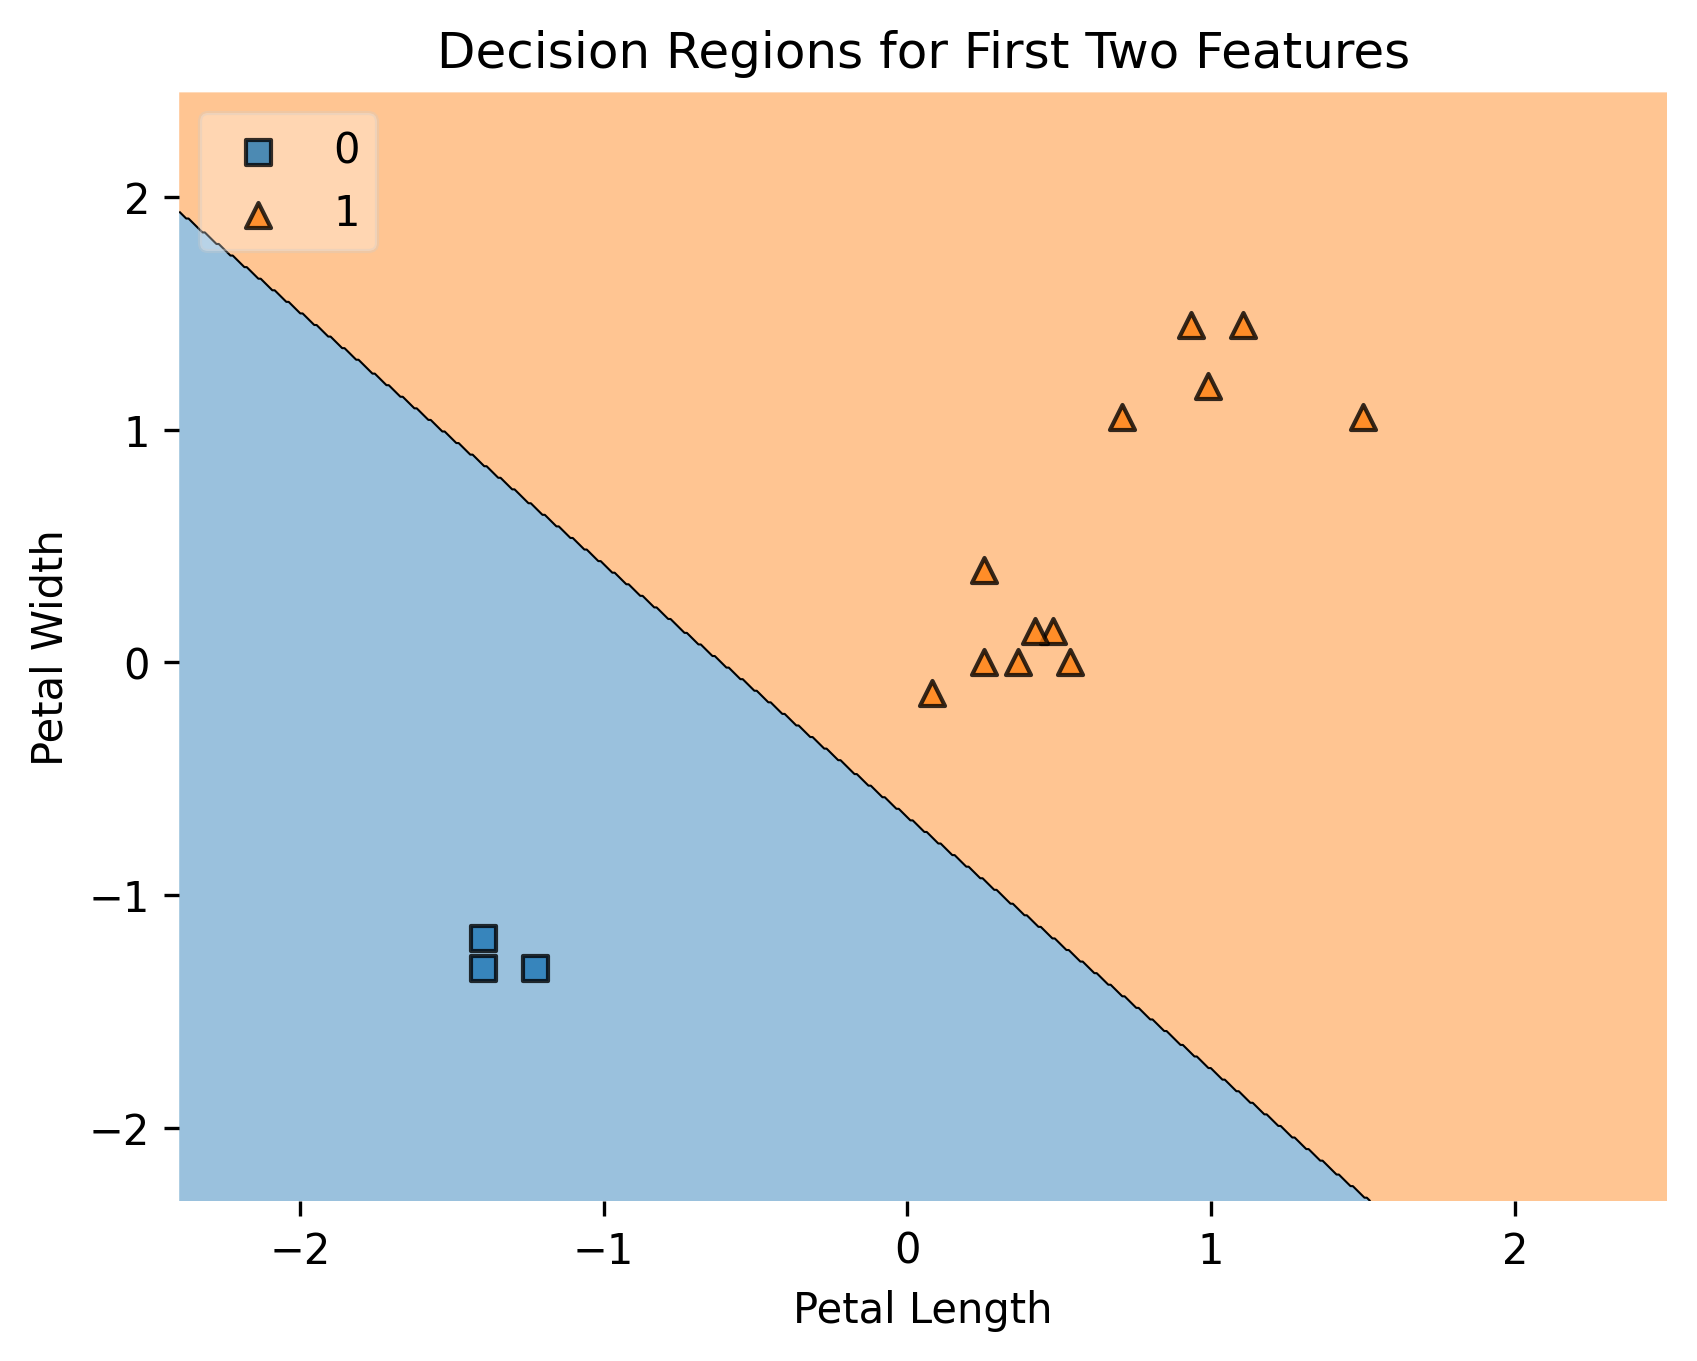

This figure's Python source:
from LogisticRegression import LogisticRegression
from sklearn import datasets
from sklearn.model_selection import train_test_split
from sklearn.preprocessing import StandardScaler
import numpy as np
import matplotlib.pyplot as plt
from mlxtend.plotting import plot_decision_regions

irisDataset = datasets.load_iris()
X = irisDataset.data[:, [2, 3]]  # Petal length and width
y = (irisDataset.target != 0) * 1

scaler = StandardScaler()
X = scaler.fit_transform(X)

unique, counts = np.unique(y, return_counts=True)
# print(f"Class distribution in dataset: {dict(zip(unique, counts))}")

XTrain, XTest, yTrain, yTest = train_test_split(X, y, test_size=0.1)

model = LogisticRegression(learning_rate=0.01, max_iter=1000)

model.fit(XTrain, yTrain)

plot_decision_regions(XTest, yTest, clf=model, legend=2)
plt.title('Decision Regions for First Two Features')
plt.xlabel('Petal Length')
plt.ylabel('Petal Width')

plt.savefig('train_classifier1.png', dpi=300, bbox_inches='tight')

plt.close()

predictions = model.predict(XTest)
print(f"Predictions: {predictions}")
print(f"Actual: {yTest}")
np.save('logistic_regression_weights.npy', model.weights)
np.save('logistic_regression_bias.npy', model.bias)
